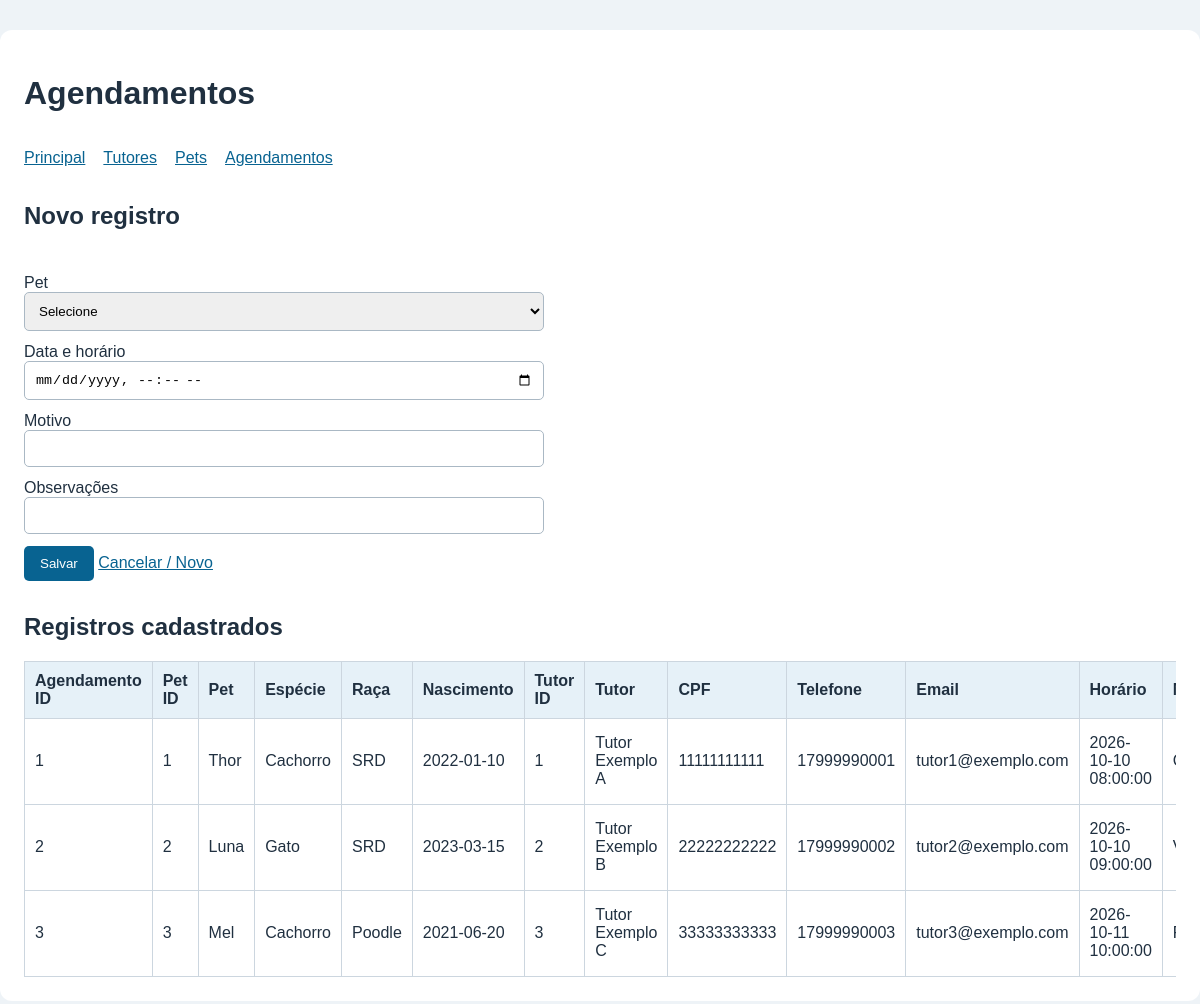
Screenshot of /agendamentos.php (signed in) with the database file from the repository.
### tables this page shows
CREATE TABLE agendamentos (
id INT AUTO_INCREMENT PRIMARY KEY,
pet_id INT NOT NULL,
data_hora DATETIME NOT NULL,
motivo VARCHAR(255) NOT NULL,
observacoes TEXT NOT NULL,
CONSTRAINT fk_agendamento_pet FOREIGN KEY (pet_id)
REFERENCES pets(id) ON DELETE RESTRICT ON UPDATE CASCADE
);

CREATE TABLE pets (
id INT AUTO_INCREMENT PRIMARY KEY,
nome VARCHAR(100) NOT NULL,
especie VARCHAR(50) NOT NULL,
raca VARCHAR(80) NOT NULL,
data_nascimento DATE NOT NULL,
tutor_id INT NOT NULL,
CONSTRAINT fk_pet_tutor FOREIGN KEY (tutor_id)
REFERENCES tutores(id) ON DELETE RESTRICT ON UPDATE CASCADE
);

CREATE TABLE tutores (
id INT AUTO_INCREMENT PRIMARY KEY,
nome VARCHAR(120) NOT NULL,
cpf_criptografado TEXT NOT NULL,
telefone VARCHAR(20) NOT NULL,
email VARCHAR(120) NOT NULL
);

### agendamentos.php (the view, shortened to what this page needs)
<?php
require_once 'conexao.php';
$id = 0;
$data_hora = '';
$motivo = '';
$observacoes = '';
$listagem = $conn->query('SELECT a.*, p.nome AS pet, p.especie, p.raca,
p.data_nascimento, p.tutor_id, t.nome AS tutor, t.cpf_criptografado,
t.telefone, t.email FROM agendamentos a
INNER JOIN pets p ON p.id = a.pet_id
INNER JOIN tutores t ON t.id = p.tutor_id ORDER BY a.data_hora ASC, a.id ASC');
cabecalho('Agendamentos');
?>
<h2><?= $id ? 'Editar registro' : 'Novo registro' ?></h2>
<form method="post">
    <label>Pet<select name="pet_id" required>
            <option value="">Selecione</option>
        </select></label>
    <label>Data e horário<input type="datetime-local" name="data_hora" value="<?= e($data_hora) ?>"
            required></label>
    <label>Motivo<input type="text" name="motivo" value="<?= e($motivo) ?>" maxlength="255"
            required></label>
    <label>Observações<input type="text" name="observacoes" value="<?= e($observacoes) ?>"
            maxlength="2000"></label>
    <button name="acao" value="salvar">Salvar</button> <a href="agendamentos.php">Cancelar / Novo</a>
</form>
<h2>Registros cadastrados</h2>
<div class="rolagem">
    <table>
        <thead>
            <tr>
                <th>Agendamento ID</th>
                <th>Pet ID</th>
                <th>Pet</th>
                <th>Espécie</th>
                <th>Raça</th>
                <th>Nascimento</th>
                <th>Tutor ID</th>
                <th>Tutor</th>
                <th>CPF</th>
                <th>Telefone</th>
                <th>Email</th>
                <th>Horário</th>
                <th>Motivo</th>
            </tr>
        </thead>
        <tbody>
            <?php while ($r = $listagem->fetch_assoc()): ?><tr>
                    <td><?= e($r['id']) ?></td>
                    <td><?= e($r['pet_id']) ?></td>
                    <td><?= e($r['pet']) ?></td>
                    <td><?= e($r['especie']) ?></td>
                    <td><?= e($r['raca']) ?></td>
                    <td><?= e($r['data_nascimento']) ?></td>
                    <td><?= e($r['tutor_id']) ?></td>
                    <td><?= e($r['tutor']) ?></td>
                    <td><?= e(descriptografar($r['cpf_criptografado'])) ?></td>
                    <td><?= e($r['telefone']) ?></td>
                    <td><?= e($r['email']) ?></td>
                    <td><?= e($r['data_hora']) ?></td>
                    <td><?= e($r['motivo']) ?></td>
                </tr>
            <?php endwhile; ?></tbody>
    </table>
</div>
<?php rodape(); ?>

### funcoes.php (shortened to what this page needs)
<?php
function e($valor)
{
    return htmlspecialchars((string)$valor, ENT_QUOTES, 'UTF-8');
}
function descriptografar($valor)
{
    $dados = base64_decode($valor, true);
    $texto = openssl_decrypt(
        substr($dados, 28),
        'aes-256-gcm',
        hash('sha256', SEGREDO_CPF, true),
        OPENSSL_RAW_DATA,
        substr($dados, 0, 12),
        substr($dados, 12, 16)
    );
    return $texto === false ? '' : $texto;
}
function cabecalho($titulo)
{
    echo '<!DOCTYPE html><html lang="pt-br"><head><meta charset="UTF-8">';
    echo '<title>' . e($titulo) . '</title><link rel="stylesheet" href="style.css">';
    echo '</head><body><main><h1>' . e($titulo) . '</h1>';
    if (!empty($_SESSION['usuario_id'])) {
        echo '<nav><a href="principal.php">Principal</a> ';
        echo '<a href="tutores.php">Tutores</a> <a href="pets.php">Pets</a> ';
        echo '<a href="agendamentos.php">Agendamentos</a></nav>';
    }
}
function rodape()
{
    echo '</main></body></html>';
}
?>

### style.css (style rules this page uses)
* { box-sizing: border-box; }
body { margin: 0; background: #eef3f7; color: #203040; font-family: Arial, sans-serif; }
main { max-width: 1200px; margin: 30px auto; padding: 24px; background: white; border-radius: 12px; }
nav { display: flex; flex-wrap: wrap; gap: 18px; padding: 15px 0; }
a { color: #086391; }
form { padding: 12px 0; }
label { display: block; margin: 12px 0; }
input, select { display: block; width: 100%; max-width: 520px; padding: 10px; border: 1px solid #aab8c4; border-radius: 5px; }
button { padding: 10px 16px; background: #086391; color: white; border: 0; border-radius: 5px; cursor: pointer; }
.rolagem { overflow-x: auto; }
table { border-collapse: collapse; width: 100%; }
th, td { padding: 10px; text-align: left; border: 1px solid #ccd6df; }
th { background: #e6f1f8; }

### rows the page displays
agendamentos: id "1", pet "1", pet.nome "Thor", pet.especie "Cachorro", pet.raca "SRD", pet.data_nascimento "2022-01-10", pet.tutor_id "1", tutores.nome "Tutor Exemplo A", tutores.cpf_criptografado "11111111111", tutores.telefone "17999990001", tutores.email "tutor1@exemplo.com", data_hora "2026-10-10 08:00:00"
agendamentos: id "2", pet "2", pet.nome "Luna", pet.especie "Gato", pet.raca "SRD", pet.data_nascimento "2023-03-15", pet.tutor_id "2", tutores.nome "Tutor Exemplo B", tutores.cpf_criptografado "22222222222", tutores.telefone "17999990002", tutores.email "tutor2@exemplo.com", data_hora "2026-10-10 09:00:00"
agendamentos: id "3", pet "3", pet.nome "Mel", pet.especie "Cachorro", pet.raca "Poodle", pet.data_nascimento "2021-06-20", pet.tutor_id "3", tutores.nome "Tutor Exemplo C", tutores.cpf_criptografado "33333333333", tutores.telefone "17999990003", tutores.email "tutor3@exemplo.com", data_hora "2026-10-11 10:00:00"

### other values shown
$titulo "Agendamentos"
